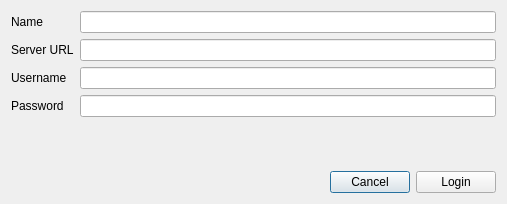
<?xml version="1.0" encoding="UTF-8"?>
<ui version="4.0">
 <class>Dialog</class>
 <widget class="QDialog" name="Dialog">
  <property name="geometry">
   <rect>
    <x>0</x>
    <y>0</y>
    <width>507</width>
    <height>204</height>
   </rect>
  </property>
  <property name="windowTitle">
   <string>Login to server</string>
  </property>
  <layout class="QVBoxLayout" name="verticalLayout">
   <item>
    <layout class="QGridLayout" name="login_layout">
     <item row="3" column="0">
      <widget class="QLabel" name="password_label">
       <property name="text">
        <string>Password</string>
       </property>
      </widget>
     </item>
     <item row="2" column="0">
      <widget class="QLabel" name="username_label">
       <property name="text">
        <string>Username</string>
       </property>
      </widget>
     </item>
     <item row="3" column="1">
      <widget class="QgsPasswordLineEdit" name="password"/>
     </item>
     <item row="1" column="0">
      <widget class="QLabel" name="url_label">
       <property name="text">
        <string>Server URL</string>
       </property>
      </widget>
     </item>
     <item row="2" column="1">
      <widget class="QLineEdit" name="username"/>
     </item>
     <item row="1" column="1">
      <widget class="QLineEdit" name="url"/>
     </item>
     <item row="0" column="0">
      <widget class="QLabel" name="name_label">
       <property name="text">
        <string>Name</string>
       </property>
      </widget>
     </item>
     <item row="0" column="1">
      <widget class="QLineEdit" name="name"/>
     </item>
    </layout>
   </item>
   <item>
    <widget class="QLabel" name="error">
     <property name="styleSheet">
      <string notr="true">QLabel { color: red; }</string>
     </property>
     <property name="text">
      <string/>
     </property>
    </widget>
   </item>
   <item>
    <spacer name="verticalSpacer">
     <property name="orientation">
      <enum>Qt::Vertical</enum>
     </property>
     <property name="sizeHint" stdset="0">
      <size>
       <width>20</width>
       <height>40</height>
      </size>
     </property>
    </spacer>
   </item>
   <item>
    <layout class="QHBoxLayout" name="horizontalLayout">
     <item>
      <spacer name="horizontalSpacer">
       <property name="orientation">
        <enum>Qt::Horizontal</enum>
       </property>
       <property name="sizeHint" stdset="0">
        <size>
         <width>40</width>
         <height>20</height>
        </size>
       </property>
      </spacer>
     </item>
     <item>
      <widget class="QPushButton" name="cancel">
       <property name="text">
        <string>Cancel</string>
       </property>
      </widget>
     </item>
     <item>
      <widget class="QPushButton" name="login">
       <property name="text">
        <string>Login</string>
       </property>
      </widget>
     </item>
    </layout>
   </item>
  </layout>
 </widget>
 <customwidgets>
  <customwidget>
   <class>QgsPasswordLineEdit</class>
   <extends>QLineEdit</extends>
   <header>qgspasswordlineedit.h</header>
  </customwidget>
 </customwidgets>
 <tabstops>
  <tabstop>name</tabstop>
  <tabstop>url</tabstop>
  <tabstop>username</tabstop>
  <tabstop>password</tabstop>
  <tabstop>login</tabstop>
  <tabstop>cancel</tabstop>
 </tabstops>
 <resources/>
 <connections>
  <connection>
   <sender>cancel</sender>
   <signal>clicked()</signal>
   <receiver>Dialog</receiver>
   <slot>reject()</slot>
   <hints>
    <hint type="sourcelabel">
     <x>410</x>
     <y>194</y>
    </hint>
    <hint type="destinationlabel">
     <x>321</x>
     <y>164</y>
    </hint>
   </hints>
  </connection>
 </connections>
</ui>
